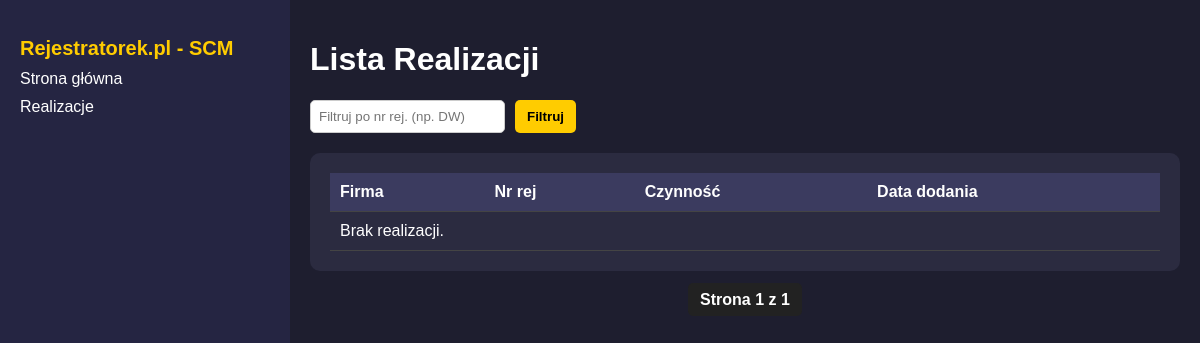
The app's page /realizacje/?page=2, older data.
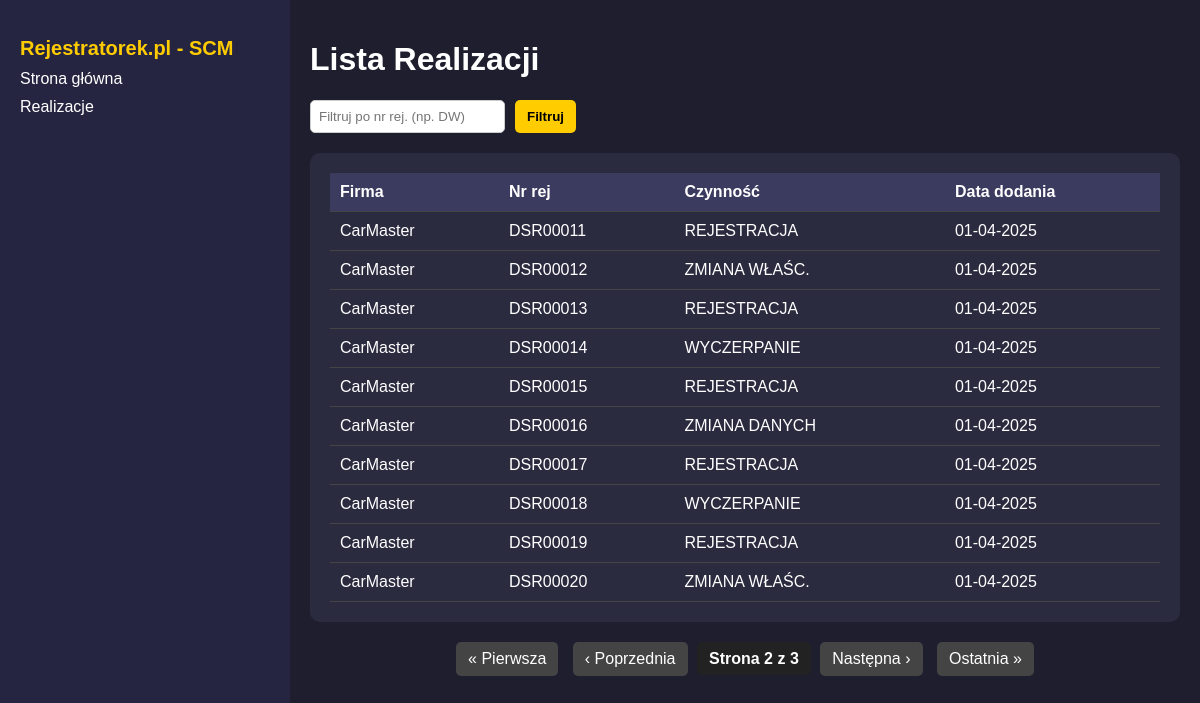
The same page, newer data.
### rej_app/models.py (models this page shows, shortened)
class Realizacja(models.Model):
    rejestrator = models.ForeignKey(Rejestrator, on_delete=models.CASCADE, null=True)
    numer_rejestracyjny = models.CharField(max_length=50)
    numer_umowy = models.CharField(max_length=50)
    rodzaj_sprawy = models.CharField(max_length=100)
    grupa_spraw = models.CharField(max_length=100)
    data_dodania = models.DateTimeField(auto_now_add=True)
    class Meta:
        unique_together = [
            ['numer_rejestracyjny', 'rejestrator', 'rodzaj_sprawy']
    ]

class Rejestrator(models.Model):
    numer_rejestracyjny = models.CharField(max_length=50)
    rejestrator = models.CharField(max_length=100)
    miasto = models.CharField(max_length=100)
    email = models.CharField(max_length=500)
    telefon = models.CharField(max_length=100)
    adres = models.CharField(max_length=300)
    def __str__(self):
        return self.rejestrator

### rej_app/views.py (the view)
# urls.py: path("realizacje/", realizacje_lista, name="realizacje_lista"),
def realizacje_lista(request):
    filter_value = request.GET.get("filter", "").upper()
    realizacje = Realizacja.objects.all().order_by("numer_rejestracyjny")
    if filter_value:
        realizacje = realizacje.filter(numer_rejestracyjny__startswith=filter_value)
    paginator = Paginator(realizacje, 10)
    page_number = request.GET.get("page")
    realizacje_page = paginator.get_page(page_number)
    return render(request, "realizacje.html", {"realizacje": realizacje_page, "filter_value": filter_value})

### rej_app/templates/realizacje.html (shortened to what this page needs)
{% load static %}
<!DOCTYPE html>
<html lang="pl">
<head>
    <link rel="stylesheet" href="{% static 'css/style.css' %}">
</head>
<body>
    <div class="container">
        <div class="sidebar">
            <h2>Rejestratorek.pl - SCM</h2>
            <a href="{% url 'sprawdz_formularz' %}">Strona główna</a>
            <a href="{% url 'realizacje_lista' %}" class="active">Realizacje</a>
        </div>
        <div class="content">
            <h1>Lista Realizacji</h1>
            <form method="get" class="filter-form">
                <input type="text" name="filter" placeholder="Filtruj po nr rej. (np. DW)" value="{{ request.GET.filter }}">
                <button type="submit">Filtruj</button>
            </form>
            <div class="table-container">
                <table>
                    <thead>
                        <tr>
                            <th>Firma</th>
                            <th>Nr rej</th>
                            <th>Czynność</th>
                            <th>Data dodania</th>
                        </tr>
                    </thead>
                    <tbody>
                        {% for r in realizacje %}
                        <tr>
                            <td>{{ r.rejestrator }}</td>
                            <td>{{ r.numer_rejestracyjny }}</td>
                            <td>{{ r.rodzaj_sprawy }}</td>
                            <td>{{ r.data_dodania|date:"d-m-Y" }}</td>
                        </tr>
                        {% empty %}
                        <tr><td colspan="4">Brak realizacji.</td></tr>
                        {% endfor %}
                    </tbody>
                </table>
            </div>
            <div class="pagination">
                {% if realizacje.has_previous %}
                    <a href="?page=1{% if request.GET.filter %}&filter={{ request.GET.filter }}{% endif %}">« Pierwsza</a>
                    <a href="?page={{ realizacje.previous_page_number }}{% if request.GET.filter %}&filter={{ request.GET.filter }}{% endif %}">‹ Poprzednia</a>
                {% endif %}
                <span>Strona {{ realizacje.number }} z {{ realizacje.paginator.num_pages }}</span>
                {% if realizacje.has_next %}
                    <a href="?page={{ realizacje.next_page_number }}{% if request.GET.filter %}&filter={{ request.GET.filter }}{% endif %}">Następna ›</a>
                    <a href="?page={{ realizacje.paginator.num_pages }}{% if request.GET.filter %}&filter={{ request.GET.filter }}{% endif %}">Ostatnia »</a>
                {% endif %}
            </div>
        </div>
    </div>
</body>
</html>

Row changes from the older to the newer data that the page shows:
added Realizacja: rejestrator "CarMaster", numer_rejestracyjny "DSR00011", rodzaj_sprawy "REJESTRACJA", data_dodania "01-04-2025"
added Realizacja: rejestrator "CarMaster", numer_rejestracyjny "DSR00012", rodzaj_sprawy "ZMIANA WŁAŚC.", data_dodania "01-04-2025"
added Realizacja: rejestrator "CarMaster", numer_rejestracyjny "DSR00013", rodzaj_sprawy "REJESTRACJA", data_dodania "01-04-2025"
added Realizacja: rejestrator "CarMaster", numer_rejestracyjny "DSR00014", rodzaj_sprawy "WYCZERPANIE", data_dodania "01-04-2025"
added Realizacja: rejestrator "CarMaster", numer_rejestracyjny "DSR00015", rodzaj_sprawy "REJESTRACJA", data_dodania "01-04-2025"
added Realizacja: rejestrator "CarMaster", numer_rejestracyjny "DSR00016", rodzaj_sprawy "ZMIANA DANYCH", data_dodania "01-04-2025"
added Realizacja: rejestrator "CarMaster", numer_rejestracyjny "DSR00017", rodzaj_sprawy "REJESTRACJA", data_dodania "01-04-2025"
added Realizacja: rejestrator "CarMaster", numer_rejestracyjny "DSR00018", rodzaj_sprawy "WYCZERPANIE", data_dodania "01-04-2025"
added Realizacja: rejestrator "CarMaster", numer_rejestracyjny "DSR00019", rodzaj_sprawy "REJESTRACJA", data_dodania "01-04-2025"
added Realizacja: rejestrator "CarMaster", numer_rejestracyjny "DSR00020", rodzaj_sprawy "ZMIANA WŁAŚC.", data_dodania "01-04-2025"
Text that changed along with them:
{{ realizacje.number }}: "1" → "2"
{{ realizacje.paginator.num_pages }}: "1" → "3"
text no longer shown: "Brak realizacji."
text now shown: "« Pierwsza ‹ Poprzednia Następna › Ostatnia »"
